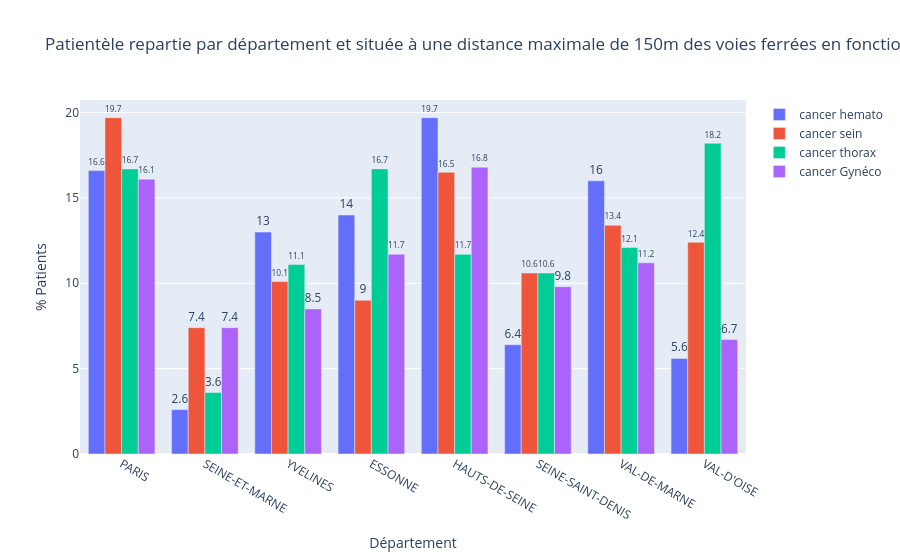

The code cell stored with this chart in its notebook:
### Code cell
# Création d'une figure avec des sous-trames
fig =  go.Figure()

fig.add_trace(go.Bar(x=gdf_idf_hemato_150m['NOM_DEPT'], y=gdf_idf_hemato_150m['pourcentage'], name='cancer hemato',
                     text=gdf_idf_hemato_150m['pourcentage'].round(1),
                     textposition='outside'))
fig.add_trace(go.Bar(x=gdf_idf_sein_150m['NOM_DEPT'], y=gdf_idf_sein_150m['pourcentage'], name='cancer sein',
                     text=gdf_idf_sein_150m['pourcentage'].round(1),
                     textposition='outside'))
fig.add_trace(go.Bar(x=gdf_idf_thorax_150m['NOM_DEPT'], y=gdf_idf_thorax_150m['pourcentage'], name='cancer thorax',
                     text=gdf_idf_thorax_150m['pourcentage'].round(1),
                     textposition='outside'))
fig.add_trace(go.Bar(x=gdf_idf_gyneco_150m['NOM_DEPT'], y=gdf_idf_gyneco_150m['pourcentage'], name='cancer Gynéco',
                     text=gdf_idf_gyneco_150m['pourcentage'].round(1),
                     textposition='outside'))
#fig.add_trace(go.Bar(x=gdf_idf_thorax_150m['NOM_DEPT'], y=gdf_idf_thorax_150m['pourcentage'], name='cancer thorax',
                     #text=gdf_idf_thorax_150m['pourcentage'].round(1),
                     #textposition='outside'))


fig.update_layout(barmode='group', 
                  xaxis=dict(title='Département'),
                  yaxis=dict(title='% Patients'),
                  title='Patientèle repartie par département et située à une distance maximale de 150m des voies ferrées en fonction de leur groupe pathologique')
config = {
    'toImageButtonOptions': {
        'format': 'png',  # one of png, svg, jpeg, webp
        'filename': 'bar_stats_150m',
        'height': 1080,
        'width': 1920,
        'scale': 5  # Multiply title/legend/axis/canvas sizes by this factor
    }
}

fig.show(config=config)

### Figure 1 — Plotly figure (JSON) as saved in the notebook; plotly's stock layout.template omitted (floating-point values rounded to 4 significant figures)
{"data": [{"name": "cancer hemato", "text": [16.6, 2.6, 13, 14, 19.7, 6.4, 16, 5.6], "textposition": "outside", "type": "bar", "x": ["PARIS", "SEINE-ET-MARNE", "YVELINES", "ESSONNE", "HAUTS-DE-SEINE", "SEINE-SAINT-DENIS", "VAL-DE-MARNE", "VAL-D'OISE"], "y": [16.6, 2.6, 13, 14, 19.7, 6.4, 16, 5.6]}, {"name": "cancer sein", "text": [19.7, 7.4, 10.1, 9, 16.5, 10.6, 13.4, 12.4], "textposition": "outside", "type": "bar", "x": ["PARIS", "SEINE-ET-MARNE", "YVELINES", "ESSONNE", "HAUTS-DE-SEINE", "SEINE-SAINT-DENIS", "VAL-DE-MARNE", "VAL-D'OISE"], "y": [19.7, 7.4, 10.1, 9, 16.5, 10.6, 13.4, 12.4]}, {"name": "cancer thorax", "text": [16.7, 3.6, 11.1, 16.7, 11.7, 10.6, 12.1, 18.2], "textposition": "outside", "type": "bar", "x": ["PARIS", "SEINE-ET-MARNE", "YVELINES", "ESSONNE", "HAUTS-DE-SEINE", "SEINE-SAINT-DENIS", "VAL-DE-MARNE", "VAL-D'OISE"], "y": [16.7, 3.6, 11.1, 16.7, 11.7, 10.6, 12.1, 18.2]}, {"name": "cancer Gynéco", "text": [16.1, 7.4, 8.5, 11.7, 16.8, 9.8, 11.2, 6.7], "textposition": "outside", "type": "bar", "x": ["PARIS", "SEINE-ET-MARNE", "YVELINES", "ESSONNE", "HAUTS-DE-SEINE", "SEINE-SAINT-DENIS", "VAL-DE-MARNE", "VAL-D'OISE"], "y": [16.1, 7.4, 8.5, 11.7, 16.8, 9.8, 11.2, 6.7]}], "layout": {"barmode": "group", "title": {"text": "Patientèle repartie par département et située à une distance maximale de 150m des voies ferrées en fonction de leur groupe pathologique"}, "xaxis": {"title": {"text": "Département"}}, "yaxis": {"title": {"text": "% Patients"}}}}
